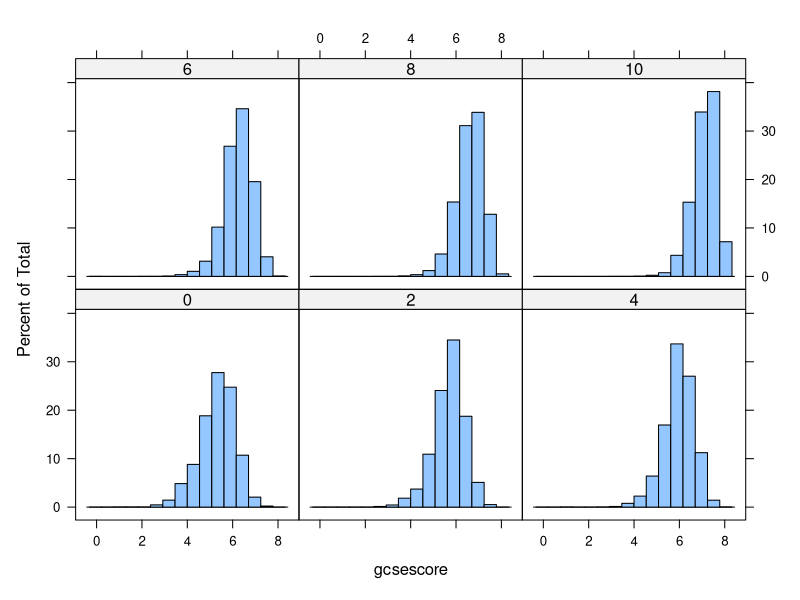
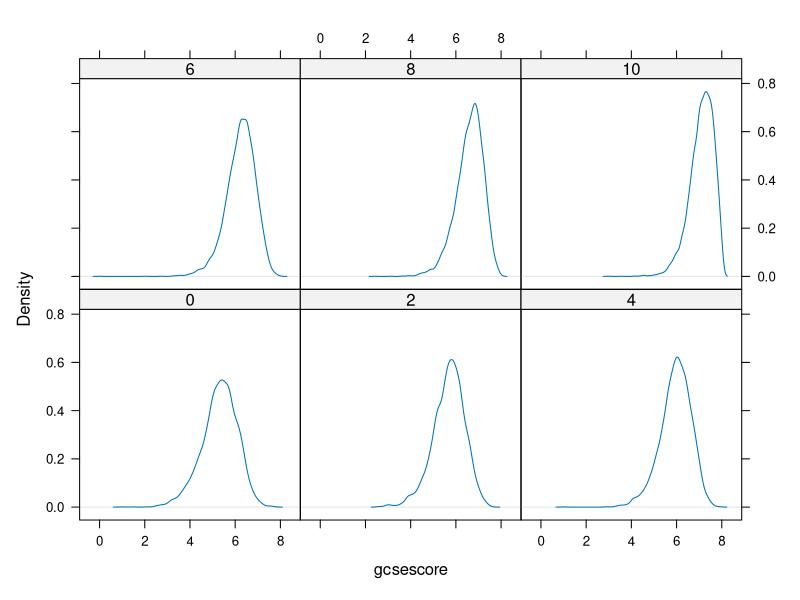
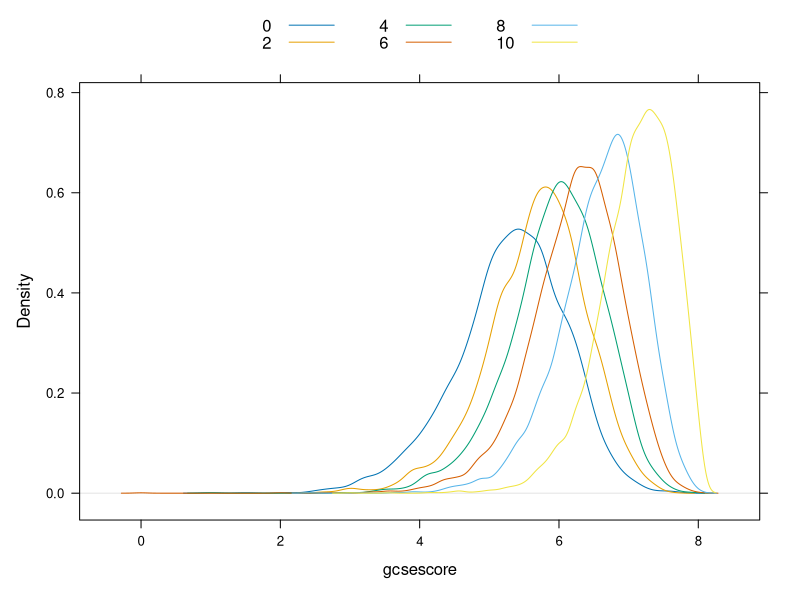
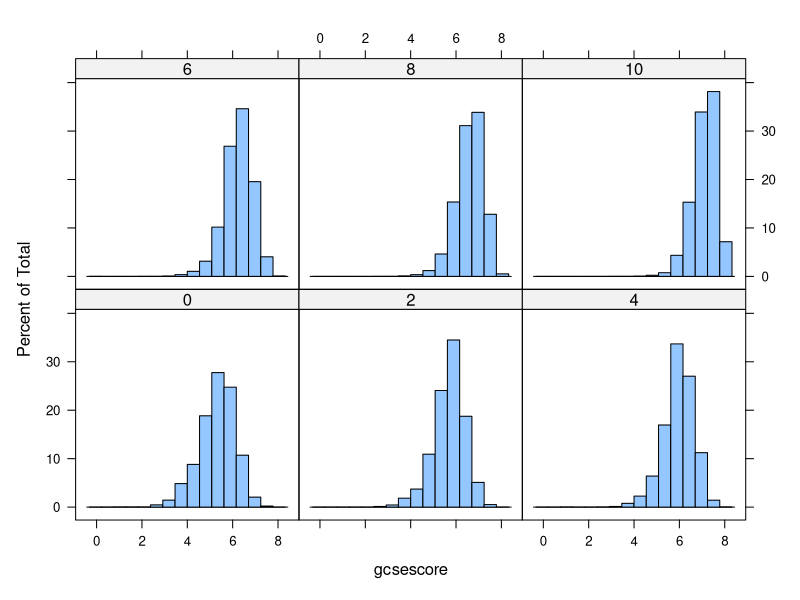
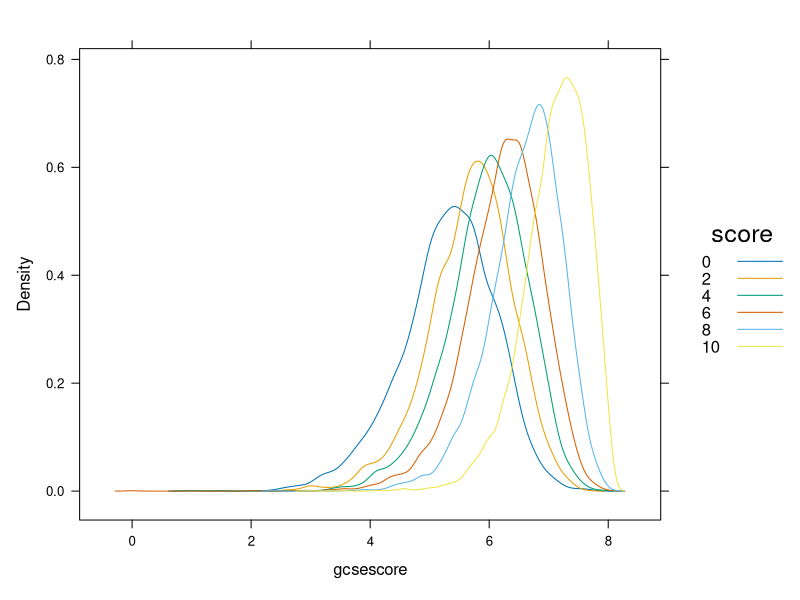
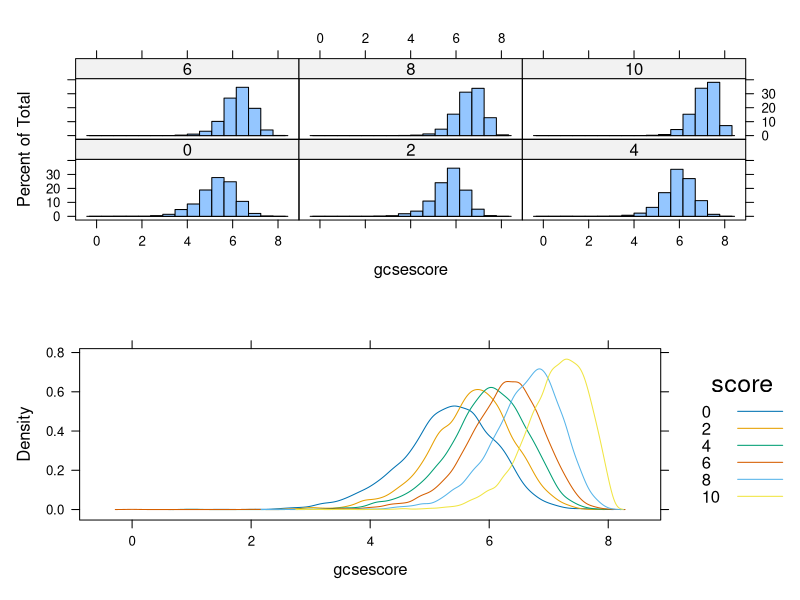

Generate these figures, in order, with R:
## ---- chunk 1
# install.packages('mlmRev')
library('lattice')
library('mlmRev')
data(Chem97, package = 'mlmRev')
xtabs(~ score, data=Chem97)
## ---- chunk 2
library('lattice')
histogram(~ gcsescore | factor(score), data = Chem97)
## ---- chunk 3
densityplot(~ gcsescore | factor(score), data = Chem97, plot.points = FALSE, ref = TRUE)
## ---- chunk 4
densityplot(~ gcsescore, data = Chem97, groups = score,
plot.points = FALSE, ref = TRUE,
auto.key = list(columns = 3))
## ---- chunk 5
tp1 <- histogram(~ gcsescore | factor(score), data = Chem97)
tp2 <-
densityplot(~ gcsescore, data = Chem97, groups = score,
plot.points = FALSE,
auto.key = list(space = "right", title = "score"))

class(tp1)
class(tp2)

summary(tp1)
summary(tp2)

plot(tp1)
plot(tp2)

## ---- chunk 6
plot(tp1, split = c(1, 1, 1, 2))
plot(tp2, split = c(1,2,1,2), newpage = FALSE)
